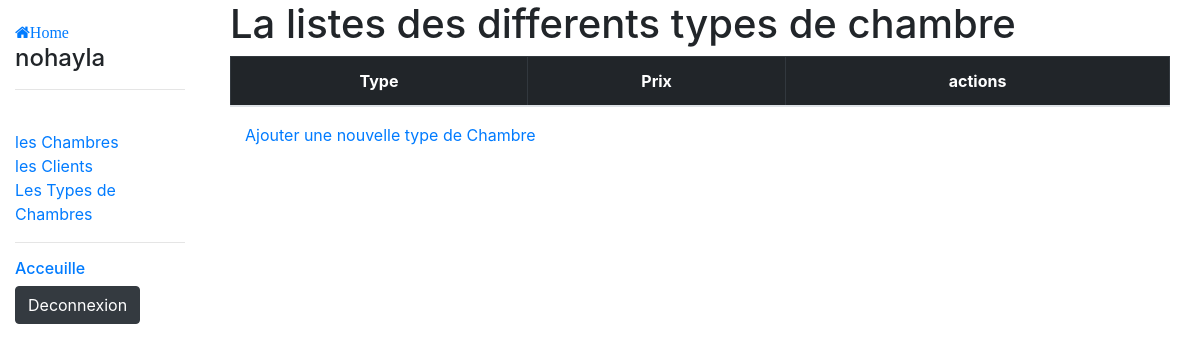
Page /GestionHotel/chambertypes (signed in) on the earlier database version.
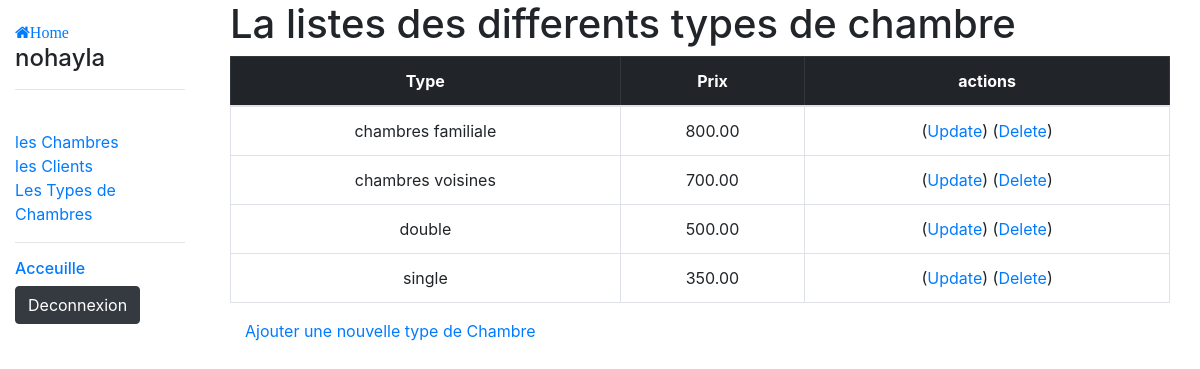
Same page on the later database version.
### GestionHotel/models.py (models this page shows, shortened)
class ChamberType(models.Model):
    type_name = models.CharField(max_length=60)
    type_price = models.DecimalField(max_digits=6, decimal_places=2)
    class Meta:
        ordering = ['type_name']

### GestionHotel/views.py (the view)
# urls.py: path('chambertypes', views.ChamberTypesListView.as_view(), name= 'all-chambertypes'),
class ChamberTypesListView(LoginRequiredMixin, generic.ListView):
    model = ChamberType

### GestionHotel/templates/GestionHotel/chambertype_list.html (shortened to what this page needs)
{% extends "base_generic.html" %}
    {% block content %}
    <div class="container">
    <h1>La listes des differents types de chambre </h1>
          <table border="2" class="table text-center table-hover table-bordered caption-top">
            <thead class="table-dark">
              <tr>
                <th> Type </th>
                <th> Prix </th>
                <th colspan="2"> actions     </th>
              </tr>
            </thead>
            <tbody>
              {% for chambertype in chambertype_list %}
              <tr>
                <td>{{chambertype.type_name}}</td>
                <td>{{chambertype.type_price}}</td>
                <td colspan="2">(<a href=" {% url 'GestionHotel:chambertype-update' chambertype.id %} ">Update</a>)   (<a href=" {% url 'GestionHotel:chambertype-delete' chambertype.id %} ">Delete</a>)</td>
              </tr>
              {% endfor %}
            </tbody>
          </table>
          <div class="container">
            <p> <a href="{% url 'GestionHotel:chambertype-creation' %}"> Ajouter une nouvelle type de Chambre </a></p>
          </div>
{% endblock content %}

Differences in the rows shown:
added ChamberType: type_name "chambres familiale", type_price "800.00"
added ChamberType: type_name "chambres voisines", type_price "700.00"
added ChamberType: type_name "double", type_price "500.00"
added ChamberType: type_name "single", type_price "350.00"
